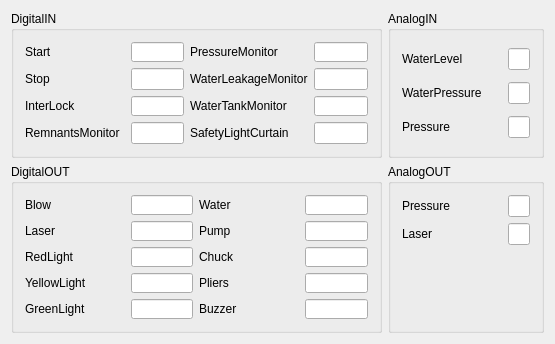
<?xml version="1.0" encoding="UTF-8"?>
<ui version="4.0">
 <class>Dialog_Setting_IOIndex</class>
 <widget class="QDialog" name="Dialog_Setting_IOIndex">
  <property name="geometry">
   <rect>
    <x>0</x>
    <y>0</y>
    <width>555</width>
    <height>316</height>
   </rect>
  </property>
  <property name="windowTitle">
   <string>IO Index Setting</string>
  </property>
  <layout class="QGridLayout" name="gridLayout_5">
   <item row="1" column="0">
    <widget class="QGroupBox" name="groupBox_DigitalOUT">
     <property name="title">
      <string>DigitalOUT</string>
     </property>
     <layout class="QGridLayout" name="gridLayout_3">
      <item row="3" column="1">
       <widget class="QLineEdit" name="lineEdit_DigitalOUT_aYellowLight">
        <property name="minimumSize">
         <size>
          <width>0</width>
          <height>20</height>
         </size>
        </property>
       </widget>
      </item>
      <item row="4" column="1">
       <widget class="QLineEdit" name="lineEdit_DigitalOUT_aGreenLight">
        <property name="minimumSize">
         <size>
          <width>0</width>
          <height>20</height>
         </size>
        </property>
       </widget>
      </item>
      <item row="0" column="2">
       <widget class="QLabel" name="label_DigitalOUT_Water">
        <property name="minimumSize">
         <size>
          <width>100</width>
          <height>0</height>
         </size>
        </property>
        <property name="text">
         <string>Water</string>
        </property>
       </widget>
      </item>
      <item row="2" column="0">
       <widget class="QLabel" name="label_DigitalOUT_RedLight">
        <property name="text">
         <string>RedLight</string>
        </property>
       </widget>
      </item>
      <item row="3" column="2">
       <widget class="QLabel" name="label_DigitalOUT_Pliers">
        <property name="text">
         <string>Pliers</string>
        </property>
       </widget>
      </item>
      <item row="0" column="0">
       <widget class="QLabel" name="label_DigitalOUT_Blow">
        <property name="minimumSize">
         <size>
          <width>100</width>
          <height>0</height>
         </size>
        </property>
        <property name="text">
         <string>Blow</string>
        </property>
       </widget>
      </item>
      <item row="1" column="1">
       <widget class="QLineEdit" name="lineEdit_DigitalOUT_aLaser">
        <property name="minimumSize">
         <size>
          <width>0</width>
          <height>20</height>
         </size>
        </property>
       </widget>
      </item>
      <item row="2" column="1">
       <widget class="QLineEdit" name="lineEdit_DigitalOUT_aRedLight">
        <property name="minimumSize">
         <size>
          <width>0</width>
          <height>20</height>
         </size>
        </property>
       </widget>
      </item>
      <item row="4" column="3">
       <widget class="QLineEdit" name="lineEdit_DigitalOUT_aBuzzer">
        <property name="minimumSize">
         <size>
          <width>0</width>
          <height>20</height>
         </size>
        </property>
       </widget>
      </item>
      <item row="0" column="3">
       <widget class="QLineEdit" name="lineEdit_DigitalOUT_aWater">
        <property name="minimumSize">
         <size>
          <width>0</width>
          <height>20</height>
         </size>
        </property>
       </widget>
      </item>
      <item row="1" column="0">
       <widget class="QLabel" name="label_DigitalOUT_Laser">
        <property name="text">
         <string>Laser</string>
        </property>
       </widget>
      </item>
      <item row="0" column="1">
       <widget class="QLineEdit" name="lineEdit_DigitalOUT_aBlow">
        <property name="minimumSize">
         <size>
          <width>0</width>
          <height>20</height>
         </size>
        </property>
       </widget>
      </item>
      <item row="1" column="3">
       <widget class="QLineEdit" name="lineEdit_DigitalOUT_aPump">
        <property name="minimumSize">
         <size>
          <width>0</width>
          <height>20</height>
         </size>
        </property>
       </widget>
      </item>
      <item row="1" column="2">
       <widget class="QLabel" name="label_DigitalOUT_Pump">
        <property name="text">
         <string>Pump</string>
        </property>
       </widget>
      </item>
      <item row="2" column="2">
       <widget class="QLabel" name="label_DigitalOUT_Chuck">
        <property name="text">
         <string>Chuck</string>
        </property>
       </widget>
      </item>
      <item row="4" column="2">
       <widget class="QLabel" name="label_DigitalOUT_Buzzer">
        <property name="minimumSize">
         <size>
          <width>0</width>
          <height>20</height>
         </size>
        </property>
        <property name="text">
         <string>Buzzer</string>
        </property>
       </widget>
      </item>
      <item row="4" column="0">
       <widget class="QLabel" name="label_DigitalOUT_GreenLight">
        <property name="text">
         <string>GreenLight</string>
        </property>
       </widget>
      </item>
      <item row="2" column="3">
       <widget class="QLineEdit" name="lineEdit_DigitalOUT_aChuck">
        <property name="minimumSize">
         <size>
          <width>0</width>
          <height>20</height>
         </size>
        </property>
       </widget>
      </item>
      <item row="3" column="0">
       <widget class="QLabel" name="label_DigitalOUT_YellowLight">
        <property name="text">
         <string>YellowLight</string>
        </property>
       </widget>
      </item>
      <item row="3" column="3">
       <widget class="QLineEdit" name="lineEdit_DigitalOUT_aPliers">
        <property name="minimumSize">
         <size>
          <width>0</width>
          <height>20</height>
         </size>
        </property>
       </widget>
      </item>
     </layout>
    </widget>
   </item>
   <item row="1" column="1">
    <widget class="QGroupBox" name="groupBox_AnalogOUT">
     <property name="title">
      <string>AnalogOUT</string>
     </property>
     <layout class="QGridLayout" name="gridLayout_2">
      <item row="2" column="0">
       <spacer name="verticalSpacer_2">
        <property name="orientation">
         <enum>Qt::Vertical</enum>
        </property>
        <property name="sizeHint" stdset="0">
         <size>
          <width>20</width>
          <height>40</height>
         </size>
        </property>
       </spacer>
      </item>
      <item row="0" column="1">
       <widget class="QLineEdit" name="lineEdit_AnalogOUT_aPressure"/>
      </item>
      <item row="0" column="0">
       <widget class="QLabel" name="label_AnalogOUT_Pressure">
        <property name="minimumSize">
         <size>
          <width>100</width>
          <height>0</height>
         </size>
        </property>
        <property name="text">
         <string>Pressure</string>
        </property>
       </widget>
      </item>
      <item row="1" column="1">
       <widget class="QLineEdit" name="lineEdit_AnalogOUT_aLaser"/>
      </item>
      <item row="1" column="0">
       <widget class="QLabel" name="label_AnalogOUT_Laser">
        <property name="text">
         <string>Laser</string>
        </property>
       </widget>
      </item>
     </layout>
    </widget>
   </item>
   <item row="0" column="1">
    <widget class="QGroupBox" name="groupBox_AnalogIN">
     <property name="title">
      <string>AnalogIN</string>
     </property>
     <layout class="QGridLayout" name="gridLayout">
      <item row="2" column="1">
       <widget class="QLineEdit" name="lineEdit_AnalogIN_aPressure">
        <property name="minimumSize">
         <size>
          <width>0</width>
          <height>20</height>
         </size>
        </property>
        <property name="maximumSize">
         <size>
          <width>133</width>
          <height>16777215</height>
         </size>
        </property>
       </widget>
      </item>
      <item row="2" column="0">
       <widget class="QLabel" name="label_AnalogIN_Pressure">
        <property name="minimumSize">
         <size>
          <width>0</width>
          <height>20</height>
         </size>
        </property>
        <property name="maximumSize">
         <size>
          <width>80</width>
          <height>16777215</height>
         </size>
        </property>
        <property name="text">
         <string>Pressure</string>
        </property>
       </widget>
      </item>
      <item row="0" column="0">
       <widget class="QLabel" name="label_AnalogIN_WaterLevel">
        <property name="minimumSize">
         <size>
          <width>100</width>
          <height>20</height>
         </size>
        </property>
        <property name="maximumSize">
         <size>
          <width>80</width>
          <height>16777215</height>
         </size>
        </property>
        <property name="text">
         <string>WaterLevel</string>
        </property>
       </widget>
      </item>
      <item row="1" column="1">
       <widget class="QLineEdit" name="lineEdit_AnalogIN_aWaterPressure">
        <property name="minimumSize">
         <size>
          <width>0</width>
          <height>20</height>
         </size>
        </property>
        <property name="maximumSize">
         <size>
          <width>133</width>
          <height>16777215</height>
         </size>
        </property>
       </widget>
      </item>
      <item row="1" column="0">
       <widget class="QLabel" name="label_AnalogIN_WaterPressure">
        <property name="minimumSize">
         <size>
          <width>0</width>
          <height>20</height>
         </size>
        </property>
        <property name="text">
         <string>WaterPressure</string>
        </property>
       </widget>
      </item>
      <item row="0" column="1">
       <widget class="QLineEdit" name="lineEdit_AnalogIN_aWaterLevel">
        <property name="maximumSize">
         <size>
          <width>133</width>
          <height>16777215</height>
         </size>
        </property>
       </widget>
      </item>
     </layout>
    </widget>
   </item>
   <item row="0" column="0">
    <widget class="QGroupBox" name="groupBox_DigitalIN">
     <property name="title">
      <string>DigitalIN</string>
     </property>
     <layout class="QGridLayout" name="gridLayout_4">
      <item row="0" column="0">
       <widget class="QLabel" name="label_DigitalIN_Start">
        <property name="minimumSize">
         <size>
          <width>100</width>
          <height>0</height>
         </size>
        </property>
        <property name="text">
         <string>Start</string>
        </property>
       </widget>
      </item>
      <item row="0" column="2">
       <widget class="QLabel" name="label_DigitalIN_PressureMonitor">
        <property name="minimumSize">
         <size>
          <width>100</width>
          <height>20</height>
         </size>
        </property>
        <property name="text">
         <string>PressureMonitor</string>
        </property>
       </widget>
      </item>
      <item row="0" column="1">
       <widget class="QLineEdit" name="lineEdit_DigitalIN_aStart">
        <property name="minimumSize">
         <size>
          <width>0</width>
          <height>20</height>
         </size>
        </property>
       </widget>
      </item>
      <item row="2" column="1">
       <widget class="QLineEdit" name="lineEdit_DigitalIN_aInterLock">
        <property name="minimumSize">
         <size>
          <width>0</width>
          <height>20</height>
         </size>
        </property>
       </widget>
      </item>
      <item row="3" column="1">
       <widget class="QLineEdit" name="lineEdit_DigitalIN_aRemnantsMonitor">
        <property name="minimumSize">
         <size>
          <width>0</width>
          <height>20</height>
         </size>
        </property>
       </widget>
      </item>
      <item row="3" column="0">
       <widget class="QLabel" name="label_DigitalIN_RemnantsMonitor">
        <property name="text">
         <string>RemnantsMonitor</string>
        </property>
       </widget>
      </item>
      <item row="0" column="3">
       <widget class="QLineEdit" name="lineEdit_DigitalIN_aPressureMonitor">
        <property name="minimumSize">
         <size>
          <width>0</width>
          <height>20</height>
         </size>
        </property>
       </widget>
      </item>
      <item row="2" column="0">
       <widget class="QLabel" name="label_DigitalIN_InterLock">
        <property name="text">
         <string>InterLock</string>
        </property>
       </widget>
      </item>
      <item row="1" column="0">
       <widget class="QLabel" name="label_DigitalIN_Stop">
        <property name="text">
         <string>Stop</string>
        </property>
       </widget>
      </item>
      <item row="1" column="1">
       <widget class="QLineEdit" name="lineEdit_DigitalIN_aStop"/>
      </item>
      <item row="1" column="2">
       <widget class="QLabel" name="label_DigitalIN_WaterLeakageMonitor">
        <property name="minimumSize">
         <size>
          <width>0</width>
          <height>20</height>
         </size>
        </property>
        <property name="text">
         <string>WaterLeakageMonitor</string>
        </property>
       </widget>
      </item>
      <item row="1" column="3">
       <widget class="QLineEdit" name="lineEdit_DigitalIN_aWaterLeakageMonitor">
        <property name="minimumSize">
         <size>
          <width>0</width>
          <height>20</height>
         </size>
        </property>
       </widget>
      </item>
      <item row="2" column="2">
       <widget class="QLabel" name="label_DigitalIN_WaterTankMonitor">
        <property name="minimumSize">
         <size>
          <width>0</width>
          <height>20</height>
         </size>
        </property>
        <property name="text">
         <string>WaterTankMonitor</string>
        </property>
       </widget>
      </item>
      <item row="2" column="3">
       <widget class="QLineEdit" name="lineEdit_DigitalIN_aWaterTankMonitor">
        <property name="minimumSize">
         <size>
          <width>0</width>
          <height>20</height>
         </size>
        </property>
       </widget>
      </item>
      <item row="3" column="2">
       <widget class="QLabel" name="label_DigitalIN_SafetyLightCurtain">
        <property name="text">
         <string>SafetyLightCurtain</string>
        </property>
       </widget>
      </item>
      <item row="3" column="3">
       <widget class="QLineEdit" name="lineEdit_DigitalIN_aSafetyLightCurtain"/>
      </item>
     </layout>
    </widget>
   </item>
   <item row="2" column="0">
    <spacer name="verticalSpacer">
     <property name="orientation">
      <enum>Qt::Vertical</enum>
     </property>
     <property name="sizeHint" stdset="0">
      <size>
       <width>20</width>
       <height>40</height>
      </size>
     </property>
    </spacer>
   </item>
  </layout>
 </widget>
 <layoutdefault spacing="6" margin="11"/>
 <resources/>
 <connections/>
</ui>
